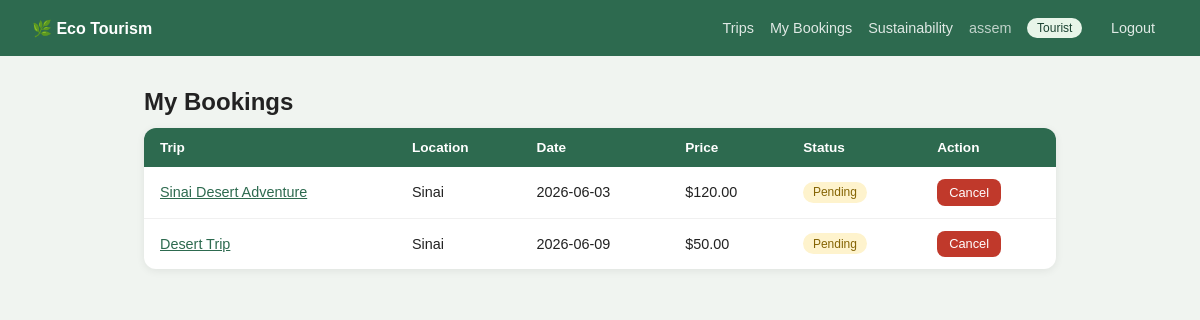
Screenshot of /index.php?action=my_bookings (signed in) with the database file from the repository.
### tables this page shows
CREATE TABLE `users` (
  `id` int(11) NOT NULL,
  `name` varchar(100) DEFAULT NULL,
  `email` varchar(100) DEFAULT NULL,
  `password` varchar(255) DEFAULT NULL,
  `role` enum('tourist','guide','admin') DEFAULT 'tourist',
  `created_at` timestamp NOT NULL DEFAULT current_timestamp()
);

CREATE TABLE `bookings` (
  `id` int(11) NOT NULL,
  `user_id` int(11) DEFAULT NULL,
  `trip_id` int(11) DEFAULT NULL,
  `booking_date` date DEFAULT NULL,
  `status` enum('pending','confirmed','cancelled') DEFAULT 'pending',
  `total_price` decimal(10,2) DEFAULT NULL,
  `created_at` timestamp NOT NULL DEFAULT current_timestamp()
);

CREATE TABLE `trips` (
  `id` int(11) NOT NULL,
  `guide_id` int(11) DEFAULT NULL,
  `title` varchar(255) DEFAULT NULL,
  `description` text DEFAULT NULL,
  `location` varchar(255) DEFAULT NULL,
  `price` decimal(10,2) DEFAULT NULL,
  `capacity` int(11) DEFAULT NULL,
  `available_from` date DEFAULT NULL,
  `available_to` date DEFAULT NULL,
  `sustainability_score` float DEFAULT 0,
  `created_at` timestamp NOT NULL DEFAULT current_timestamp(),
  `transport_type` varchar(50) DEFAULT NULL COMMENT 'plane, walking, bus, etc.',
  `distance_km` decimal(8,2) DEFAULT 100.00,
  `is_protected_area` tinyint(1) DEFAULT 0,
  `indigenous_consent_status` enum('pending','approved','rejected','not_required') DEFAULT 'not_required',
  `type` varchar(50) DEFAULT NULL COMMENT 'desert, marine, forest, etc.',
  `tags` text DEFAULT NULL,
  `equipment_type` varchar(50) DEFAULT NULL,
  `equipment_total` int(11) DEFAULT NULL,
  `waste_management_level` enum('zero_waste','recycling','basic','none') DEFAULT 'basic',
  `carbon_score` decimal(10,2) DEFAULT 0.00
);

### app/controllers/BookingController.php (called while the page is built, shortened)
<?php
class BookingController
{
    private $db;
    public function __construct($databaseConnection)
    {
        $this->db = $databaseConnection;
    }
    public function showMyBookings($loggedInUser)
    {
        $statement = $this->db->prepare(
            "SELECT bookings.*, trips.title AS trip_title, trips.location AS trip_location,
                    trips.price AS trip_price
             FROM bookings
             JOIN trips ON bookings.trip_id = trips.id
             WHERE bookings.user_id = ?
             ORDER BY bookings.created_at DESC"
        );
        $statement->execute([$loggedInUser->id]);
        $bookingRows = $statement->fetchAll();
        $bookings = [];
        $bookingModel = new Booking($this->db);
        foreach ($bookingRows as $row) {
            $booking               = new Booking();
            $booking->id           = $row["id"];
            $booking->trip_id      = $row["trip_id"];
            $booking->booking_date = $row["booking_date"];
            $booking->status       = $row["status"];
            $booking->total_price  = $row["total_price"];
            $booking->created_at   = $row["created_at"];
            $booking->trip_title    = $row["trip_title"];
            $booking->trip_location = $row["trip_location"];
            $booking->refund_percentage = $bookingModel->calculateRefund($booking->id);
            $booking->refund_amount = $booking->total_price * ($booking->refund_percentage / 100);
            $bookings[] = $booking;
        }
        require_once __DIR__ . "/../../views/bookings/my_bookings.php";
    }
}

### public/index.php (called while the page is built, shortened)
<?php
require_once __DIR__ . '/../app/models/Booking.php';
require_once __DIR__ . '/../config/database.php';
if (!empty($_SESSION['user_id'])) {
    $userStatement = $databaseConnection->prepare(
        "
        SELECT *
        FROM users
        WHERE id = ?
        LIMIT 1
        "
    );
    $userStatement->execute([
        $_SESSION['user_id']
    ]);
    $userRow = $userStatement->fetch(PDO::FETCH_ASSOC);
    if ($userRow) {
        $loggedInUser = new User();
        $loggedInUser->name = $userRow['name'] ?? '';
        $loggedInUser->role = $userRow['role'] ?? 'traveler';
    } else {
        $_SESSION = [];
        session_destroy();
        header('Location: index.php?action=login');
        exit;
    }
}
require_once __DIR__ . '/../app/controllers/AuthenticationController.php';
require_once __DIR__ . '/../app/controllers/BookingController.php';
require_once __DIR__ . '/../routes/web.php';

### app/models/Booking.php (called while the page is built, shortened)
<?php
class Booking
{
    public function __construct($db = null) {
        $this->db = $db;
    }
}

### views/bookings/my_bookings.php (the view, shortened to what this page needs)
<!DOCTYPE html>
<html lang="en">
<head>
    <link rel="stylesheet" href="assets/style.css">
</head>
<body>
    <?php require_once __DIR__ . "/../partials/nav.php"; ?>
    <main class="page-content">
        <h2>My Bookings</h2>
        <?php if (empty($bookings)): ?>
            <p>You have no bookings yet. <a href="index.php?action=trips">Browse trips →</a></p>
        <?php else: ?>
            <table class="booking-table">
                <thead>
                    <tr>
                        <th>Trip</th>
                        <th>Location</th>
                        <th>Date</th>
                        <th>Price</th>
                        <th>Status</th>
                        <th>Action</th>
                    </tr>
                </thead>
                <tbody>
                    <?php foreach ($bookings as $booking): ?>
                        <tr>
                            <td>
                                <a href="index.php?action=trip_detail&id=<?= $booking->trip_id ?>">
                                    <?= htmlspecialchars($booking->trip_title) ?>
                                </a>
                            </td>
                            <td><?= htmlspecialchars($booking->trip_location) ?></td>
                            <td><?= htmlspecialchars($booking->booking_date) ?></td>
                            <td>$<?= number_format($booking->total_price, 2) ?></td>
                            <td><span class="badge badge-<?= htmlspecialchars($booking->status) ?>"><?= htmlspecialchars($booking->status) ?></span></td>
                            <td>
                                <?php if ($booking->status !== "cancelled"): ?>
                                    <?php
                                        $feePercent = 100 - $booking->refund_percentage;
                                        $feeAmount = $booking->total_price - $booking->refund_amount;
                                    ?>
                                    <button type="button" class="btn btn-danger btn-sm"
                                        onclick="openCancelModal(<?= $booking->id ?>, '<?= htmlspecialchars($booking->trip_title, ENT_QUOTES) ?>', <?= $booking->total_price ?>, <?= $booking->refund_percentage ?>, <?= $booking->refund_amount ?>, <?= $feePercent ?>, <?= $feeAmount ?>)">
                                        Cancel
                                    </button>
                                <?php else: ?>
                                    —
                                <?php endif; ?>
                            </td>
                        </tr>
                    <?php endforeach; ?>
                </tbody>
            </table>
        <?php endif; ?>
    </main>
</body>
</html>

### views/partials/nav.php (shortened to what this page needs)
<nav class="navbar">
    <a href="index.php?action=dashboard" class="nav-brand">
        🌿 Eco Tourism
    </a>
    <div class="nav-links">
        <?php if (!empty($loggedInUser)): ?>
            <?php
            $isApprovedGuide = true;
            ?>
            <?php if ($loggedInUser->role !== 'admin' && $isApprovedGuide): ?>
                <a href="index.php?action=trips">Trips</a>
                <a href="index.php?action=my_bookings">My Bookings</a>
                <a href="index.php?action=sustainability_report_global">
                    Sustainability
                </a>
            <?php endif; ?>
            <span class="nav-user">
                <?= htmlspecialchars($loggedInUser->name ?? '') ?>
            </span>
            <span class="badge badge-<?= htmlspecialchars($loggedInUser->role ?? 'traveler') ?>">
                <?= htmlspecialchars($loggedInUser->role ?? 'traveler') ?>
            </span>
            <a href="index.php?action=logout" class="btn btn-outline btn-sm">
                Logout
            </a>
        <?php else: ?>
            <a href="index.php?action=login">Login</a>
            <a href="index.php?action=register">Register</a>
        <?php endif; ?>
    </div>
</nav>

### public/assets/style.css (style rules this page uses)
*, *::before, *::after { box-sizing: border-box; }
body { font-family: sans-serif; margin: 0; background: #f0f4f0; color: #222; }
a { color: #2d6a4f; }
h1, h2, h3, h4 { margin: 0 0 .75rem; }
input, select, textarea, button { font-family: inherit; font-size: 1rem; }
.navbar { background: #2d6a4f; color: #fff; display: flex; justify-content: space-between; align-items: center; padding: .85rem 2rem; gap: 1rem; }
.nav-brand { color: #fff; text-decoration: none; font-weight: 600; font-size: 1rem; }
.nav-links { display: flex; align-items: center; gap: 1rem; flex-wrap: wrap; }
.nav-links a { color: rgba(255, 255, 255, .85); text-decoration: none; font-size: .9rem; }
.nav-user { color: rgba(255, 255, 255, .7); font-size: .9rem; }
.page-content { max-width: 960px; margin: 2rem auto; padding: 0 1.5rem; }
.btn { display: inline-block; padding: .6rem 1.2rem; border-radius: 8px; font-size: .9rem; cursor: pointer; text-decoration: none; border: none; }
.btn-outline { background: transparent; border: 1px solid #2d6a4f; color: #2d6a4f; }
.btn-danger { background: #c0392b; color: #fff; }
.btn-sm { padding: .35rem .75rem; font-size: .8rem; }
.badge { display: inline-block; padding: .2rem .6rem; border-radius: 20px; font-size: .75rem; text-transform: capitalize; }
.badge-tourist { background: #e8f5e9; color: #1b4332; }
.badge-pending { background: #fef3cd; color: #856404; }
.booking-table { width: 100%; border-collapse: collapse; background: #fff; border-radius: 12px; overflow: hidden; box-shadow: 0 2px 8px rgba(0, 0, 0, .07); }
.booking-table th { background: #2d6a4f; color: #fff; padding: .75rem 1rem; text-align: left; font-size: .85rem; }
.booking-table td { padding: .75rem 1rem; border-bottom: 1px solid #f0f0f0; font-size: .9rem; }
.booking-table tr:last-child td { border-bottom: none; }

### rows the page displays
users: name "assem", role "Tourist"
bookings: trip.title "Sinai Desert Adventure", trip.location "Sinai", booking_date "2026-06-03", total_price "120.00", status "Pending"
bookings: trip.title "Desert Trip", trip.location "Sinai", booking_date "2026-06-09", total_price "50.00", status "Pending"
